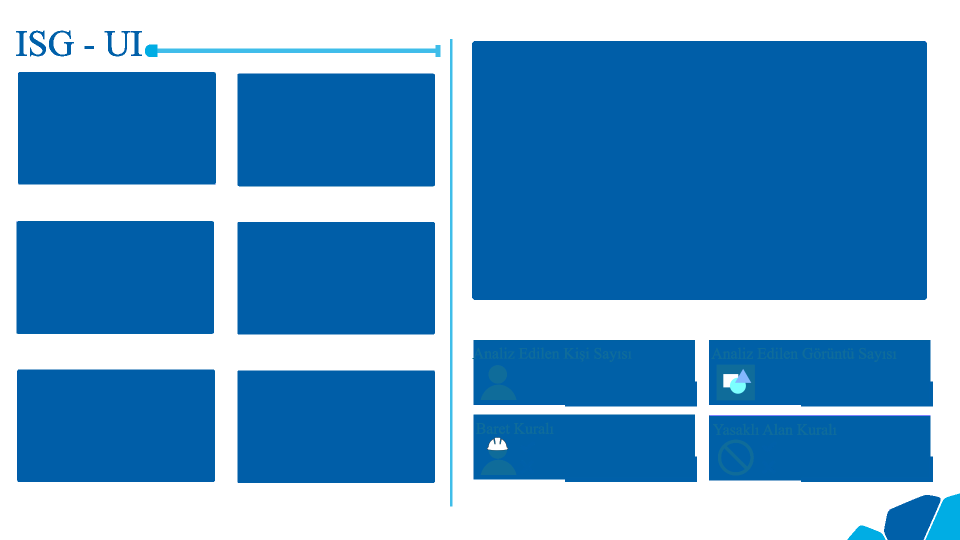
#> input picture client/src/templates/ISG_app_page_template.png, 1920 x 1080 px (shown at 1/2 size)
$ python rule_areas.py
#> lines starting #> are read from the running program, lines starting #| are printed output that depends on the picture
import cv2
import os
import pprint

# Folder containing the images
folder_path = input("Enter the path to the folder containing the images: ")
#> the answer given: ../../client/src/templates
image_files = [f for f in os.listdir(folder_path) if f.endswith(('.jpg', '.jpeg', '.png', '.bmp'))]

# Sort the image files to maintain order
image_files.sort()

# Variables to track current image index and the list of points
current_index = 0
points = []

def draw_points(img):
    for i, point in enumerate(points):
        x, y = point
        height, width, _ = img.shape
        x = int(x * width)
        y = int(y * height)
        cv2.circle(img, (x, y), 5, (0, 255, 0), -1)
        if i > 0:
            x_prev, y_prev = points[i - 1]
            x_prev = int(x_prev * width)
            y_prev = int(y_prev * height)
            cv2.line(img, (x_prev, y_prev), (x, y), (255, 0, 0), 2)

    # If there are at least 3 points, connect the first and last points to close the polygon
    if len(points) > 2:
        x_first, y_first = points[0]
        x_last, y_last = points[-1]
        x_first = int(x_first * width)
        y_first = int(y_first * height)
        x_last = int(x_last * width)
        y_last = int(y_last * height)
        cv2.line(img, (x_last, y_last), (x_first, y_first), (0, 0, 255), 2)  # Red color for closing the polygon

# Mouse callback function to capture click events
def click_event(event, x, y, flags, params):
    global points
    img = params.copy()  # Copy the image to prevent overwriting
    if event == cv2.EVENT_LBUTTONDOWN:
        # Normalize coordinates
        height, width, _ = img.shape
        x_norm = round(x / width, 3)
        y_norm = round(y / height, 3)

        points.append([x_norm, y_norm])
        print(f"Point recorded: [{x_norm:.3f}, {y_norm:.3f}]")
        print("Current points list:")
        pprint.pprint(points)
        print()

        draw_points(img)
        cv2.imshow("Image Viewer", img)

# Function to display the current image, draw points, and print the image path
def display_image(index):
#> called with index = 0
    img_path = os.path.join(folder_path, image_files[index])
    img = cv2.imread(img_path)
#> img is the input picture: shape (1080, 1920, 3); mean B, G, R 202.2, 157.8, 99.8
    resized_image = cv2.resize(img, (700, 540))
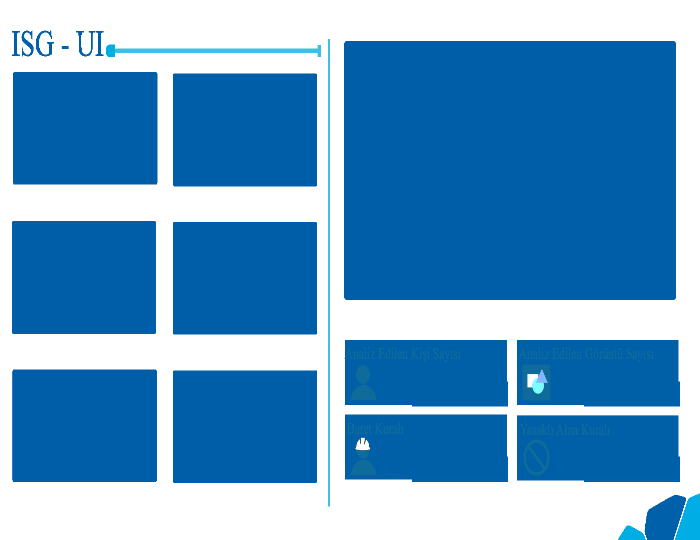
#> resized_image: shape (540, 700, 3); mean B, G, R 202.2, 157.7, 99.6
    draw_points(resized_image)
    cv2.imshow("Image Viewer", resized_image)
    cv2.setMouseCallback("Image Viewer", click_event, resized_image)
    print(f"Current image: {img_path}")

# Main loop
while True:
    display_image(current_index)

    key = cv2.waitKey(0) & 0xFF
#> (key Esc is pressed here)

    if key == ord('d'):
        # Next image
        current_index = (current_index + 1) % len(image_files)
        points = []
        display_image(current_index)
    elif key == ord('a'):
        # Previous image
        current_index = (current_index - 1) % len(image_files)
        points = []
        display_image(current_index)
    elif key == ord('r'):
        # Reset points list
        points = []
        print("Points list has been reset.")
        display_image(current_index)  # Update the display to remove the points
    elif key == 27:  # ESC key
        break

cv2.destroyAllWindows()

$ run again, on client/src/templates/kameralar_app_page_template.png
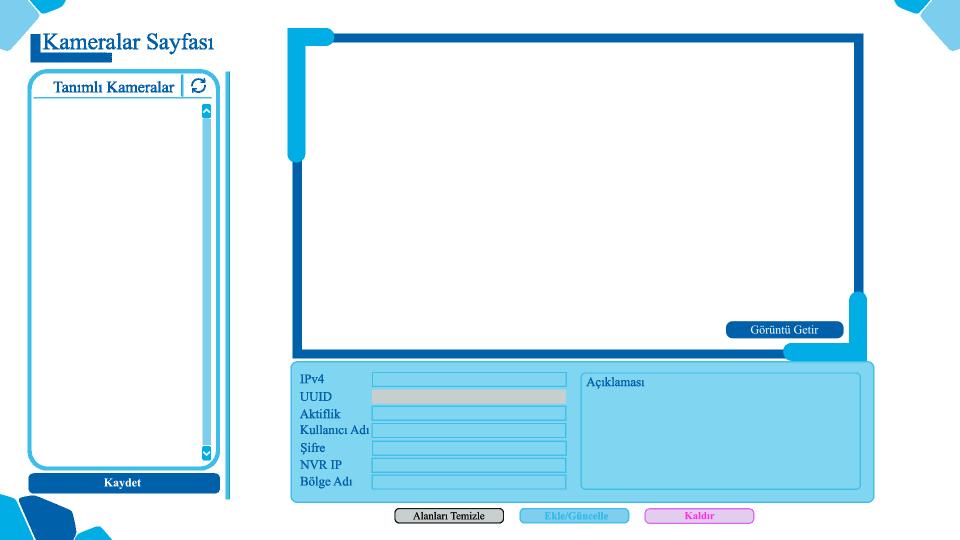
#> input picture client/src/templates/kameralar_app_page_template.png, 1920 x 1080 px (shown at 1/2 size)
#> in display_image, img is the input picture: shape (1080, 1920, 3); mean B, G, R 247.1, 237.1, 213.9
#> in display_image, `resized_image = cv2.resize(img, (700, 540))`:
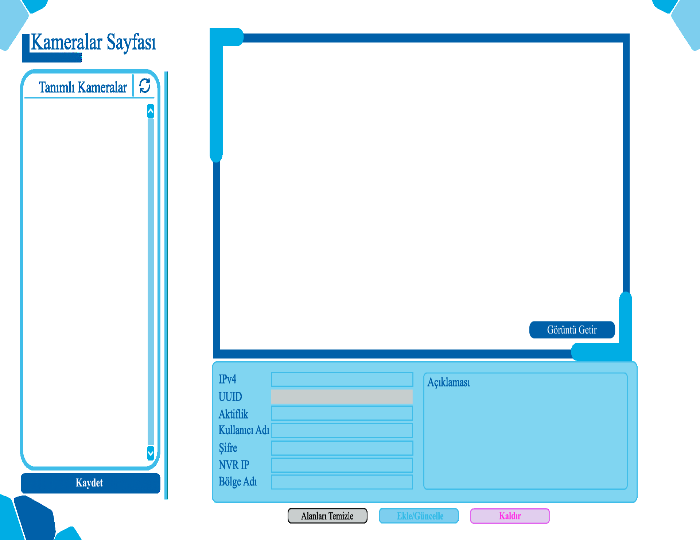
#> resized_image: shape (540, 700, 3); mean B, G, R 247, 237.1, 213.8
